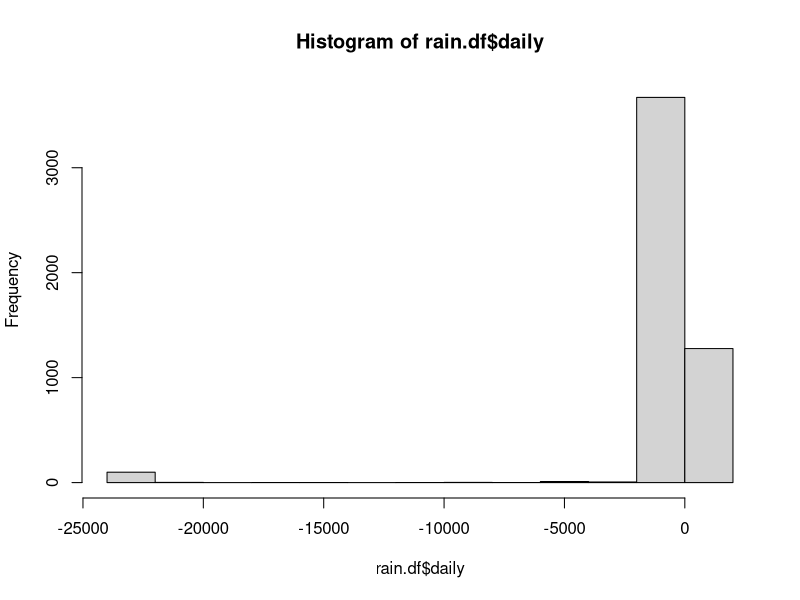
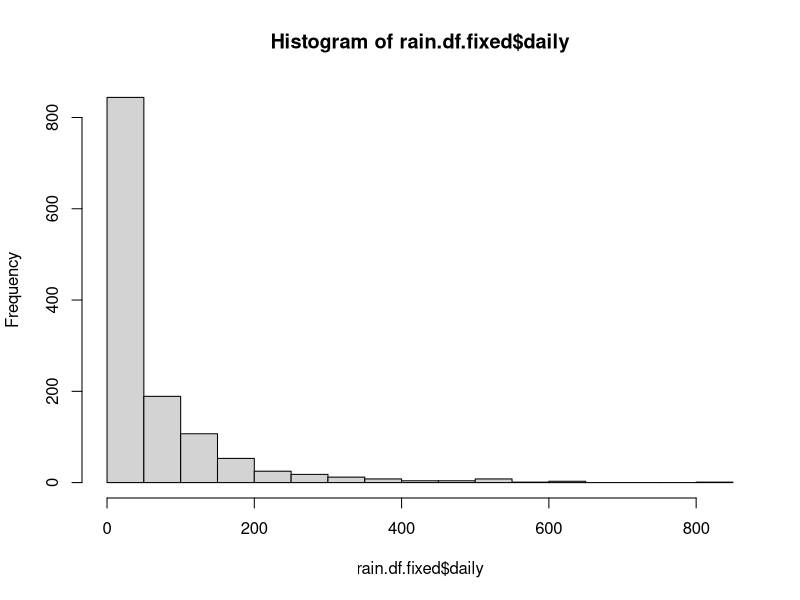

These charts were generated, in order, by the following R code: (Note: this script raises an error after producing the figures.)
## ---- chunk 1
rain.df <- read.table("rnf6080.dat")
## ---- chunk 2
print(nrow(rain.df))
print(ncol(rain.df))
## ---- chunk 3
print(colnames(rain.df))
## ---- chunk 4
print(rain.df[5, 7])
## ---- chunk 5
print(rain.df[2,])
## ---- chunk 6
names(rain.df) <- c("year","month","day",seq(0,23))
head(rain.df)
# what the command does is to assign new column names so that they make more sense.
# now we can see clearly that the first three columns represent the year, month, and day
# and the rest columns are the rainfall level at the specific hour (0-23) of that day 
## ---- chunk 7
rain.df$daily <- apply(rain.df[, seq(4, 27)], 1, sum)
hist(rain.df$daily)
# problem: there are negative values in the data! - which is impossible for rainfall levels
## ---- chunk 8
rain.df.fixed <- rain.df[rain.df$daily>0, ]
hist(rain.df.fixed$daily)

# this new plot is more reasonable since it reflects what you expect to see for 
# rainfall levels - majority of them have lower value and as the value increases, 
# the fewer occurances.
## ---- chunk 9
vector1 <- c("5", "12", "7", "32")
max(vector1)
# correct code, erroneous result: the data type of vector is character, 
# so with max you don't get the expected result

sort(vector1)
# correct code, erroneous result: same reason as above

sum(vector1)
# erroneous code: character type does not support add operation 
## ---- chunk 10
vector2 <- c("5",7,12)
vector2[2] + vector2[3]
# error: c("5",7,12) will coerce 7, 12 to the type of "5", 
# which is character, which cannot be added

dataframe3 <- data.frame(z1="5",z2=7,z3=12)
dataframe3[1,2] + dataframe3[1,3]
# correct results: dataframe support heterogeneous data type 

list4 <- list(z1="6", z2=42, z3="49", z4=126)
list4[[2]]+list4[[4]]
# correct results: list support heterogeneous data type 
# and using [[ will pull out the actual component of the list

list4[2]+list4[4]
# error: using [ will return a list thus cannot be added
## ---- chunk 11
seq(1, 10000, by=372)
seq(1, 10000, length.out=50)
## ---- chunk 12
rep(1:3, times=3)
rep(1:3, each=3)
# rep will repeat the whole vector (the first argument x) the "times" times
# while for "each", rep will repeat each element of x that many times, in order
